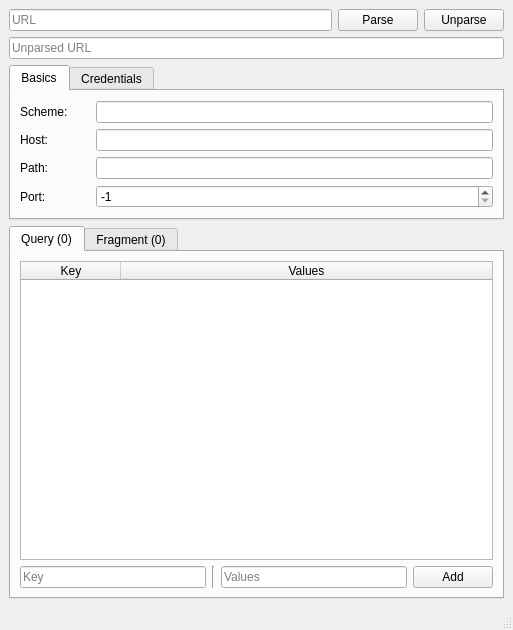
<?xml version="1.0" encoding="UTF-8"?>
<ui version="4.0">
 <class>MainWindow</class>
 <widget class="QMainWindow" name="MainWindow">
  <property name="geometry">
   <rect>
    <x>0</x>
    <y>0</y>
    <width>513</width>
    <height>630</height>
   </rect>
  </property>
  <property name="windowTitle">
   <string>MainWindow</string>
  </property>
  <widget class="QWidget" name="centralwidget">
   <layout class="QVBoxLayout" name="verticalLayout_5">
    <item>
     <layout class="QHBoxLayout" name="horizontalLayout_2">
      <item>
       <widget class="QLineEdit" name="url">
        <property name="text">
         <string/>
        </property>
        <property name="placeholderText">
         <string>URL</string>
        </property>
       </widget>
      </item>
      <item>
       <layout class="QHBoxLayout" name="horizontalLayout">
        <item>
         <widget class="QPushButton" name="parse">
          <property name="text">
           <string>Parse</string>
          </property>
         </widget>
        </item>
        <item>
         <widget class="QPushButton" name="unparse">
          <property name="text">
           <string>Unparse</string>
          </property>
         </widget>
        </item>
       </layout>
      </item>
     </layout>
    </item>
    <item>
     <widget class="QLineEdit" name="unparsedUrl">
      <property name="placeholderText">
       <string>Unparsed URL</string>
      </property>
     </widget>
    </item>
    <item>
     <widget class="QTabWidget" name="tabWidget">
      <property name="enabled">
       <bool>true</bool>
      </property>
      <property name="sizePolicy">
       <sizepolicy hsizetype="Expanding" vsizetype="Maximum">
        <horstretch>0</horstretch>
        <verstretch>0</verstretch>
       </sizepolicy>
      </property>
      <property name="currentIndex">
       <number>0</number>
      </property>
      <widget class="QWidget" name="tab">
       <attribute name="title">
        <string>Basics</string>
       </attribute>
       <layout class="QVBoxLayout" name="verticalLayout">
        <item>
         <layout class="QGridLayout" name="gridLayout" columnminimumwidth="70,0">
          <item row="2" column="1">
           <widget class="QLineEdit" name="path"/>
          </item>
          <item row="0" column="1">
           <widget class="QLineEdit" name="scheme"/>
          </item>
          <item row="1" column="1">
           <widget class="QLineEdit" name="host"/>
          </item>
          <item row="1" column="0">
           <widget class="QLabel" name="label">
            <property name="text">
             <string>Host:</string>
            </property>
           </widget>
          </item>
          <item row="0" column="0">
           <widget class="QLabel" name="label_2">
            <property name="sizePolicy">
             <sizepolicy hsizetype="Preferred" vsizetype="Preferred">
              <horstretch>0</horstretch>
              <verstretch>0</verstretch>
             </sizepolicy>
            </property>
            <property name="minimumSize">
             <size>
              <width>0</width>
              <height>0</height>
             </size>
            </property>
            <property name="text">
             <string>Scheme:</string>
            </property>
           </widget>
          </item>
          <item row="2" column="0">
           <widget class="QLabel" name="label_3">
            <property name="text">
             <string>Path:</string>
            </property>
           </widget>
          </item>
          <item row="3" column="0">
           <widget class="QLabel" name="label_4">
            <property name="text">
             <string>Port:</string>
            </property>
           </widget>
          </item>
          <item row="3" column="1">
           <widget class="QSpinBox" name="port">
            <property name="minimum">
             <number>-1</number>
            </property>
            <property name="maximum">
             <number>65535</number>
            </property>
            <property name="value">
             <number>-1</number>
            </property>
           </widget>
          </item>
         </layout>
        </item>
       </layout>
      </widget>
      <widget class="QWidget" name="tab_2">
       <attribute name="title">
        <string>Credentials</string>
       </attribute>
       <layout class="QVBoxLayout" name="verticalLayout_3">
        <item>
         <layout class="QGridLayout" name="gridLayout_2" columnminimumwidth="70,0">
          <item row="3" column="1">
           <widget class="QLineEdit" name="password"/>
          </item>
          <item row="0" column="0">
           <widget class="QLabel" name="label_7">
            <property name="text">
             <string>Authority:</string>
            </property>
           </widget>
          </item>
          <item row="3" column="0">
           <widget class="QLabel" name="label_8">
            <property name="text">
             <string>Password:</string>
            </property>
           </widget>
          </item>
          <item row="1" column="1">
           <widget class="QLineEdit" name="userInfo"/>
          </item>
          <item row="0" column="1">
           <widget class="QLineEdit" name="authority"/>
          </item>
          <item row="2" column="0">
           <widget class="QLabel" name="label_5">
            <property name="text">
             <string>Username:</string>
            </property>
           </widget>
          </item>
          <item row="2" column="1">
           <widget class="QLineEdit" name="userName"/>
          </item>
          <item row="1" column="0">
           <widget class="QLabel" name="label_6">
            <property name="text">
             <string>User info:</string>
            </property>
           </widget>
          </item>
         </layout>
        </item>
       </layout>
      </widget>
     </widget>
    </item>
    <item>
     <widget class="QTabWidget" name="mainTab">
      <property name="currentIndex">
       <number>0</number>
      </property>
      <widget class="QWidget" name="queryTab">
       <attribute name="title">
        <string>Query (0)</string>
       </attribute>
       <layout class="QVBoxLayout" name="verticalLayout_4">
        <item>
         <widget class="QTableWidget" name="queryParams">
          <property name="alternatingRowColors">
           <bool>true</bool>
          </property>
          <attribute name="horizontalHeaderCascadingSectionResizes">
           <bool>false</bool>
          </attribute>
          <attribute name="horizontalHeaderShowSortIndicator" stdset="0">
           <bool>false</bool>
          </attribute>
          <attribute name="horizontalHeaderStretchLastSection">
           <bool>true</bool>
          </attribute>
          <attribute name="verticalHeaderVisible">
           <bool>false</bool>
          </attribute>
          <column>
           <property name="text">
            <string>Key</string>
           </property>
          </column>
          <column>
           <property name="text">
            <string>Values</string>
           </property>
          </column>
         </widget>
        </item>
        <item>
         <layout class="QHBoxLayout" name="horizontalLayout_3">
          <item>
           <widget class="QLineEdit" name="queryParamKey">
            <property name="placeholderText">
             <string>Key</string>
            </property>
           </widget>
          </item>
          <item>
           <widget class="Line" name="line">
            <property name="orientation">
             <enum>Qt::Vertical</enum>
            </property>
           </widget>
          </item>
          <item>
           <widget class="QLineEdit" name="queryParamValues">
            <property name="placeholderText">
             <string>Values</string>
            </property>
           </widget>
          </item>
          <item>
           <widget class="QPushButton" name="addQueryParam">
            <property name="text">
             <string>Add</string>
            </property>
           </widget>
          </item>
         </layout>
        </item>
       </layout>
      </widget>
      <widget class="QWidget" name="fragmentTab">
       <attribute name="title">
        <string>Fragment (0)</string>
       </attribute>
       <layout class="QVBoxLayout" name="verticalLayout_2">
        <item>
         <widget class="QTableWidget" name="fragmentParams">
          <property name="alternatingRowColors">
           <bool>true</bool>
          </property>
          <property name="gridStyle">
           <enum>Qt::SolidLine</enum>
          </property>
          <attribute name="horizontalHeaderCascadingSectionResizes">
           <bool>false</bool>
          </attribute>
          <attribute name="horizontalHeaderShowSortIndicator" stdset="0">
           <bool>false</bool>
          </attribute>
          <attribute name="horizontalHeaderStretchLastSection">
           <bool>true</bool>
          </attribute>
          <attribute name="verticalHeaderVisible">
           <bool>false</bool>
          </attribute>
          <column>
           <property name="text">
            <string>Key</string>
           </property>
          </column>
          <column>
           <property name="text">
            <string>Values</string>
           </property>
          </column>
         </widget>
        </item>
        <item>
         <layout class="QHBoxLayout" name="horizontalLayout_4">
          <item>
           <widget class="QLineEdit" name="fragmentParamKey">
            <property name="placeholderText">
             <string>Key</string>
            </property>
           </widget>
          </item>
          <item>
           <widget class="Line" name="line_2">
            <property name="orientation">
             <enum>Qt::Vertical</enum>
            </property>
           </widget>
          </item>
          <item>
           <widget class="QLineEdit" name="fragmentParamValues">
            <property name="placeholderText">
             <string>Values</string>
            </property>
           </widget>
          </item>
          <item>
           <widget class="QPushButton" name="addFragmentParam">
            <property name="text">
             <string>Add</string>
            </property>
           </widget>
          </item>
         </layout>
        </item>
       </layout>
      </widget>
     </widget>
    </item>
   </layout>
  </widget>
  <widget class="QMenuBar" name="menubar">
   <property name="geometry">
    <rect>
     <x>0</x>
     <y>0</y>
     <width>513</width>
     <height>23</height>
    </rect>
   </property>
  </widget>
  <widget class="QStatusBar" name="statusbar"/>
 </widget>
 <resources/>
 <connections/>
</ui>
